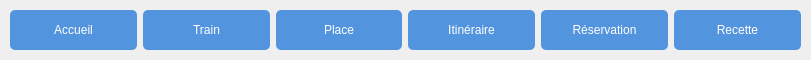
   <widget class="QWidget" name="layoutWidget">
    <property name="geometry">
     <rect>
      <x>10</x>
      <y>430</y>
      <width>811</width>
      <height>60</height>
     </rect>
    </property>
    <layout class="QHBoxLayout" name="horizontalLayout_3">
     <property name="leftMargin">
      <number>10</number>
     </property>
     <property name="topMargin">
      <number>10</number>
     </property>
     <property name="rightMargin">
      <number>10</number>
     </property>
     <property name="bottomMargin">
      <number>10</number>
     </property>
     <item>
      <widget class="QPushButton" name="pushButton">
       <property name="minimumSize">
        <size>
         <width>0</width>
         <height>40</height>
        </size>
       </property>
       <property name="cursor">
        <cursorShape>PointingHandCursor</cursorShape>
       </property>
       <property name="styleSheet">
        <string notr="true">background-color: rgb(82, 148, 222);
font: 75 10pt &quot;Century Gothic&quot;;
color: rgb(255, 255, 255);
border-radius: 5px;

</string>
       </property>
       <property name="text">
        <string>Accueil</string>
       </property>
       <property name="icon">
        <iconset resource="res.qrc">
         <normaloff>:/image/image/home.png</normaloff>:/image/image/home.png</iconset>
       </property>
       <property name="iconSize">
        <size>
         <width>20</width>
         <height>20</height>
        </size>
       </property>
       <property name="checkable">
        <bool>false</bool>
       </property>
      </widget>
     </item>
     <item>
      <widget class="QPushButton" name="Train">
       <property name="minimumSize">
        <size>
         <width>0</width>
         <height>40</height>
        </size>
       </property>
       <property name="cursor">
        <cursorShape>PointingHandCursor</cursorShape>
       </property>
       <property name="styleSheet">
        <string notr="true">background-color: rgb(82, 148, 222);
font: 75 10pt &quot;Century Gothic&quot;;
color: rgb(255, 255, 255);
border-radius: 5px;

</string>
       </property>
       <property name="text">
        <string>Train</string>
       </property>
       <property name="icon">
        <iconset resource="res.qrc">
         <normaloff>:/image/image/train.png</normaloff>:/image/image/train.png</iconset>
       </property>
       <property name="iconSize">
        <size>
         <width>20</width>
         <height>20</height>
        </size>
       </property>
      </widget>
     </item>
     <item>
      <widget class="QPushButton" name="pushButton_2">
       <property name="minimumSize">
        <size>
         <width>0</width>
         <height>40</height>
        </size>
       </property>
       <property name="cursor">
        <cursorShape>PointingHandCursor</cursorShape>
       </property>
       <property name="styleSheet">
        <string notr="true">background-color: rgb(82, 148, 222);
font: 75 10pt &quot;Century Gothic&quot;;
color: rgb(255, 255, 255);
border-radius: 5px;


</string>
       </property>
       <property name="text">
        <string>Place</string>
       </property>
       <property name="icon">
        <iconset resource="res.qrc">
         <normaloff>:/image/image/place.png</normaloff>:/image/image/place.png</iconset>
       </property>
       <property name="iconSize">
        <size>
         <width>20</width>
         <height>20</height>
        </size>
       </property>
      </widget>
     </item>
     <item>
      <widget class="QPushButton" name="pushButton_3">
       <property name="minimumSize">
        <size>
         <width>0</width>
         <height>40</height>
        </size>
       </property>
       <property name="cursor">
        <cursorShape>PointingHandCursor</cursorShape>
       </property>
       <property name="styleSheet">
        <string notr="true">background-color: rgb(82, 148, 222);
font: 75 10pt &quot;Century Gothic&quot;;
color: rgb(255, 255, 255);
border-radius: 5px;


</string>
       </property>
       <property name="text">
        <string>Itinéraire</string>
       </property>
       <property name="icon">
        <iconset resource="res.qrc">
         <normaloff>:/image/image/time.png</normaloff>:/image/image/time.png</iconset>
       </property>
       <property name="iconSize">
        <size>
         <width>20</width>
         <height>20</height>
        </size>
       </property>
      </widget>
     </item>
     <item>
      <widget class="QPushButton" name="pushButton_4">
       <property name="minimumSize">
        <size>
         <width>0</width>
         <height>40</height>
        </size>
       </property>
       <property name="cursor">
        <cursorShape>PointingHandCursor</cursorShape>
       </property>
       <property name="styleSheet">
        <string notr="true">background-color: rgb(82, 148, 222);
font: 75 10pt &quot;Century Gothic&quot;;
color: rgb(255, 255, 255);
border-radius: 5px;

</string>
       </property>
       <property name="text">
        <string>Réservation</string>
       </property>
       <property name="icon">
        <iconset resource="res.qrc">
         <normaloff>:/image/image/icons8-fichier-480.png</normaloff>:/image/image/icons8-fichier-480.png</iconset>
       </property>
       <property name="iconSize">
        <size>
         <width>20</width>
         <height>20</height>
        </size>
       </property>
      </widget>
     </item>
     <item>
      <widget class="QPushButton" name="pushButton_5">
       <property name="minimumSize">
        <size>
         <width>0</width>
         <height>40</height>
        </size>
       </property>
       <property name="cursor">
        <cursorShape>PointingHandCursor</cursorShape>
       </property>
       <property name="styleSheet">
        <string notr="true">background-color: rgb(82, 148, 222);
font: 75 10pt &quot;Century Gothic&quot;;
color: rgb(255, 255, 255);
border-radius: 5px;

</string>
       </property>
       <property name="text">
        <string>Recette</string>
       </property>
       <property name="icon">
        <iconset resource="res.qrc">
         <normaloff>:/image/image/recette.png</normaloff>:/image/image/recette.png</iconset>
       </property>
       <property name="iconSize">
        <size>
         <width>20</width>
         <height>20</height>
        </size>
       </property>
      </widget>
     </item>
    </layout>
   </widget>
